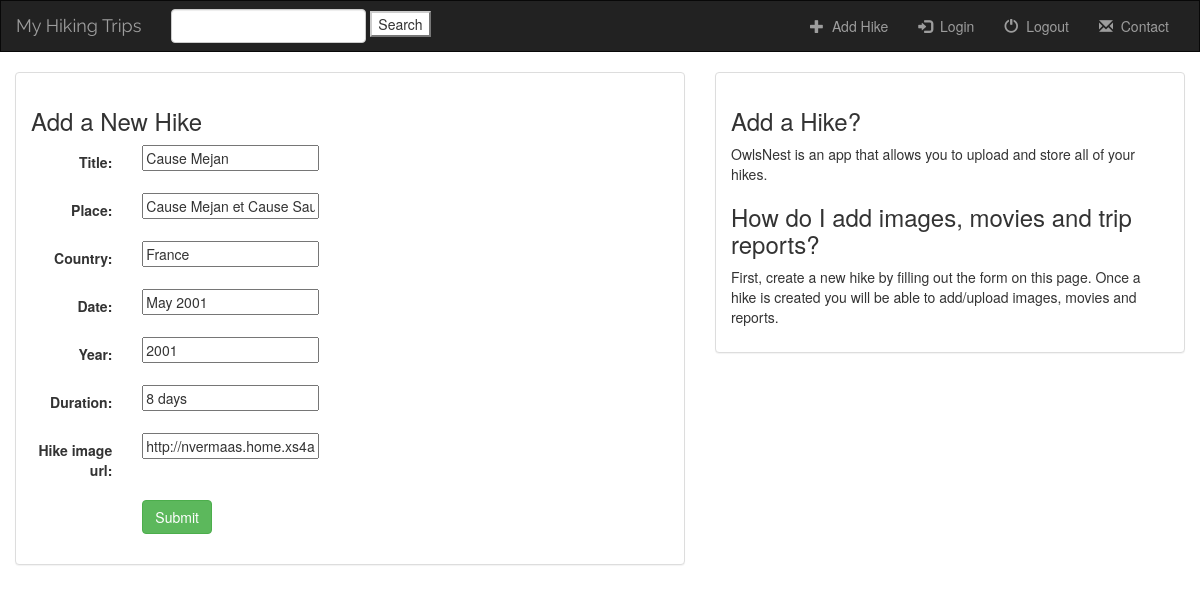
/hiking/hike/41/, run on an earlier commit of the app's database.
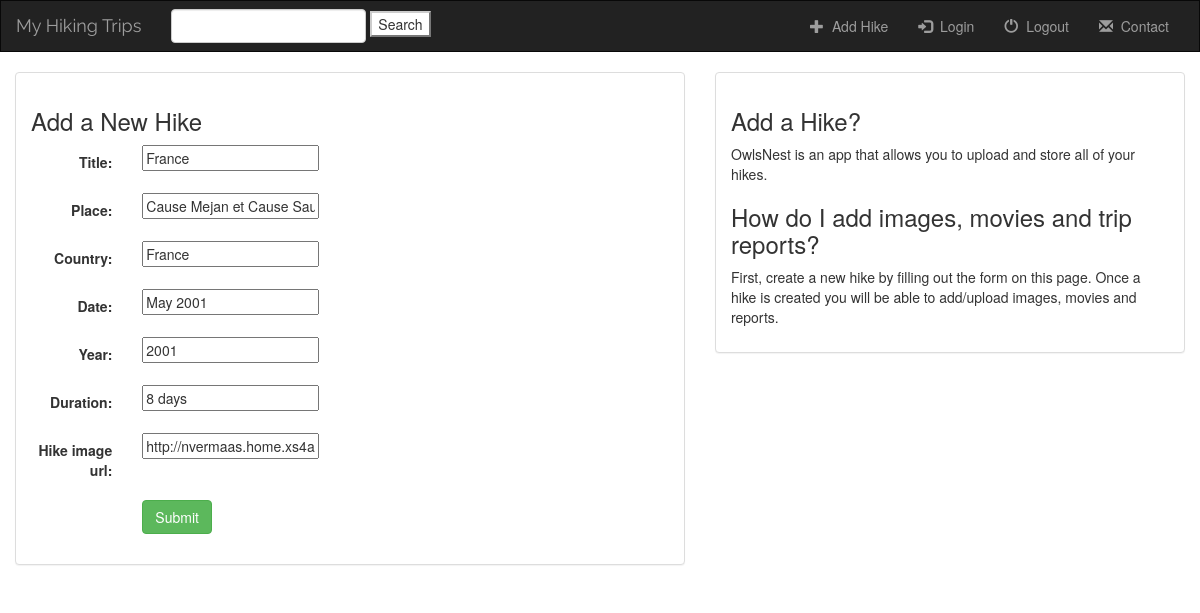
And on a later commit of the database.
### hiking/models.py (models this page shows, shortened)
class Hike(models.Model):
    title = models.CharField(max_length=100)
    place = models.CharField(max_length=40)
    country = models.CharField(max_length=20)
    date = models.CharField(max_length=20)
    year = models.IntegerField(default=2000)
    duration = models.CharField(max_length=20)
    hike_image_url = models.URLField(max_length=250, default='',blank=True)

### hiking/views.py (the view)
# urls.py: url(r'hike/(?P<pk>[0-9]+)/$', views.UpdateHike.as_view(), name='hike-update'),
class UpdateHike(UpdateView):
    model = Hike
    fields = ['title','place','country','date','year','duration', 'hike_image_url']

### hiking/templates/hiking/hike_form.html (shortened to what this page needs)
{% extends 'hiking/base.html' %}
{% block myBlock %}
<div class="container-fluid">
    <div class="row">
        <div class="col-sm-12 col-md-7">
            <div class="panel panel-default">
                <div class="panel-body">
                    <h3>Add a New Hike</h3>
                    <form class="form-horizontal" role="form" action="" method="post" enctype="multipart/form-data">
                        {% include 'hiking/form-template.html' %}
                        <div class="form-group">
                            <div class="col-sm-offset-2 col-sm-10">
                                <button type="submit" class="btn btn-success">Submit</button>
                            </div>
                        </div>
                    </form>
                </div>
            </div>
        </div>
        <div class="col-sm-12 col-md-5">
            <div class="panel panel-default">
                <div class="panel-body">
                    <h3>Add a Hike?</h3>
                    <p>OwlsNest is an app that allows you to upload and store all of your hikes.</p>
                    <h3>How do I add images, movies and trip reports?</h3>
                    <p>First, create a new hike by filling out the form on this page. Once a hike is created you will be able to add/upload images, movies and reports.</p>
                </div>
            </div>
        </div>
    </div>
</div>
{% endblock %}

### hiking/templates/hiking/base.html (shortened to what this page needs)
<!DOCTYPE html>
<html lang="en">
<head>
    {% load staticfiles %}
    <link rel="stylesheet" href="https://maxcdn.bootstrapcdn.com/bootstrap/3.3.6/css/bootstrap.min.css">
    <link rel="stylesheet" type="text/css" href="{% static 'hiking/mystyle.css' %}"/>
</head>
<body>
    <nav class="navbar navbar-inverse">
        <div class="container-fluid">
            <div class="navbar-header">
                <a class="navbar-brand" href="{% url 'hiking:index' %}">My Hiking Trips</a>
            </div>
            <div class="collapse navbar-collapse" id="myTopNavBar">
                <form class="navbar-form navbar-left" role="Search"  method="get" action="#">
                    <div class="form-group">
                        <input type="text" class="form-control" name="q" value="">
                    </div>
                    <button type="submit" class="bbtn btn-default">Search</button>
                </form>
                 <ul class="nav navbar-nav navbar-right">
                    <li class="">
                        <a href="{% url 'hiking:hike-add' %}">
                            <span class="glyphicon glyphicon-plus" aria-hidden="true"></span>&nbsp; Add Hike
                        </a>
                    </li>
                     <li class="">
                        <a href="{% url 'hiking:login' %}">
                            <span class="glyphicon glyphicon-log-in" aria-hidden="true"></span>&nbsp; Login
                        </a>
                    </li>
                    <li class="">
                        <a href="#">
                            <span class="glyphicon glyphicon-off" aria-hidden="true"></span>&nbsp; Logout
                        </a>
                    </li>
                     <li class="">
                        <a href="{% url 'hiking:contact' %}">
                            <span class="glyphicon glyphicon-envelope" aria-hidden="true"></span>&nbsp; Contact
                        </a>
                    </li>
                </ul>
            </div>
        </div>
    </nav>
    {% block myBlock %}
    {% endblock %}
</body>
</html>

### hiking/templates/hiking/form-template.html (shortened to what this page needs)
{% for field in form %}
    <div class="form-group">
         <div class="col-sm-offset-2 col-sm-10">
         </div>
        <label class="control-label col-sm-2">{{ field.label_tag }}</label>
        <div class="col-sm-10"> {{ field }}</div>
    </div>
{% endfor %}

### hiking/static/hiking/mystyle.css (style rules this page uses)
body { background: white url("images/background.png"); }
.navbar { border-radius:0; }
.navbar-brand { font-family: 'Raleway',cursive; }

What changed in the data, as far as the page shows it:
changed Hike "France": title "Cause Mejan" → "France"
